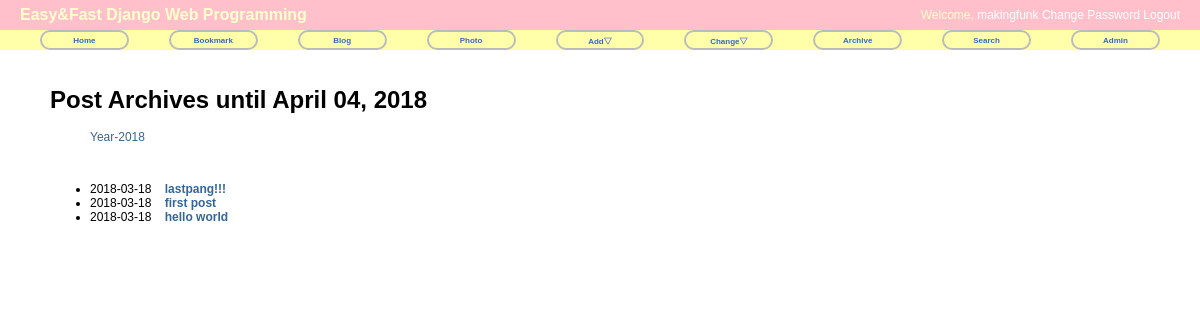
Screenshot of /blog/archive/ with the database file from the repository.
### blog/models.py (models this page shows, shortened)
@python_2_unicode_compatible
class Post(models.Model):
    title = models.CharField('TITLE',max_length=50)
    slug = models.SlugField('SLUG',unique=True,allow_unicode=True,help_text='one word for title alias')
    description = models.CharField('DESCRIPTION',max_length=100,blank=True,help_text='simple description text.')
    content = models.TextField('CONTENT')
    create_date = models.DateTimeField('Create Date',auto_now_add=True)
    modify_date = models.DateTimeField('Modify Date',auto_now=True)
    class Meta:
        verbose_name = 'post'
        verbose_name_plural = 'posts'
        db_table = 'my_post'
        ordering = ('-modify_date',)
    def get_absolute_url(self):
        return reverse('blog:post_detail',args=(self.slug,))

### blog/views.py (the view)
class PostAV(ArchiveIndexView):
    model = Post
    date_field = 'modify_date'

### blog/templates/blog/post_archive.html (shortened to what this page needs)
{% extends "base.html" %}
{% block content %}
<div id="content">
<h1>Post Archives until {% now "N d, Y" %}</h1>
<ul>
    {% for date in date_list %}
    <li style="display: inline;">
        <a href="{% url 'blog:post_year_archive' date|date:'Y' %}">Year-{{ date|date:"Y" }}</a></li>
    {% endfor %}
</ul>
<br/>
<div>
    <ul>
        {% for post in object_list %}
        <li>{{ post.modify_date|date:"Y-m-d" }}&nbsp;&nbsp;&nbsp;
        <a href="{{ post.get_absolute_url }}"><strong>{{ post.title }}</strong></a></li>
        {% endfor %}
    </ul>
</div>
</div>
{% endblock %}

### static/css/base.css (style rules this page uses)
body { font-family: "Lucida Grande", Verdana, Arial, sans-serif; font-size: 12px; }
div#content { position: absolute; top: 70px; left: 50px; right: 50px; }
a:link, a:visited { color: #369; text-decoration: none; }

### rows the page displays
Post: modify_date "2018-03-18", title "lastpang!!!"
Post: modify_date "2018-03-18", title "first post"
Post: modify_date "2018-03-18", title "hello world"

### other values shown
{{ date|date:"Y" }} "2018"
